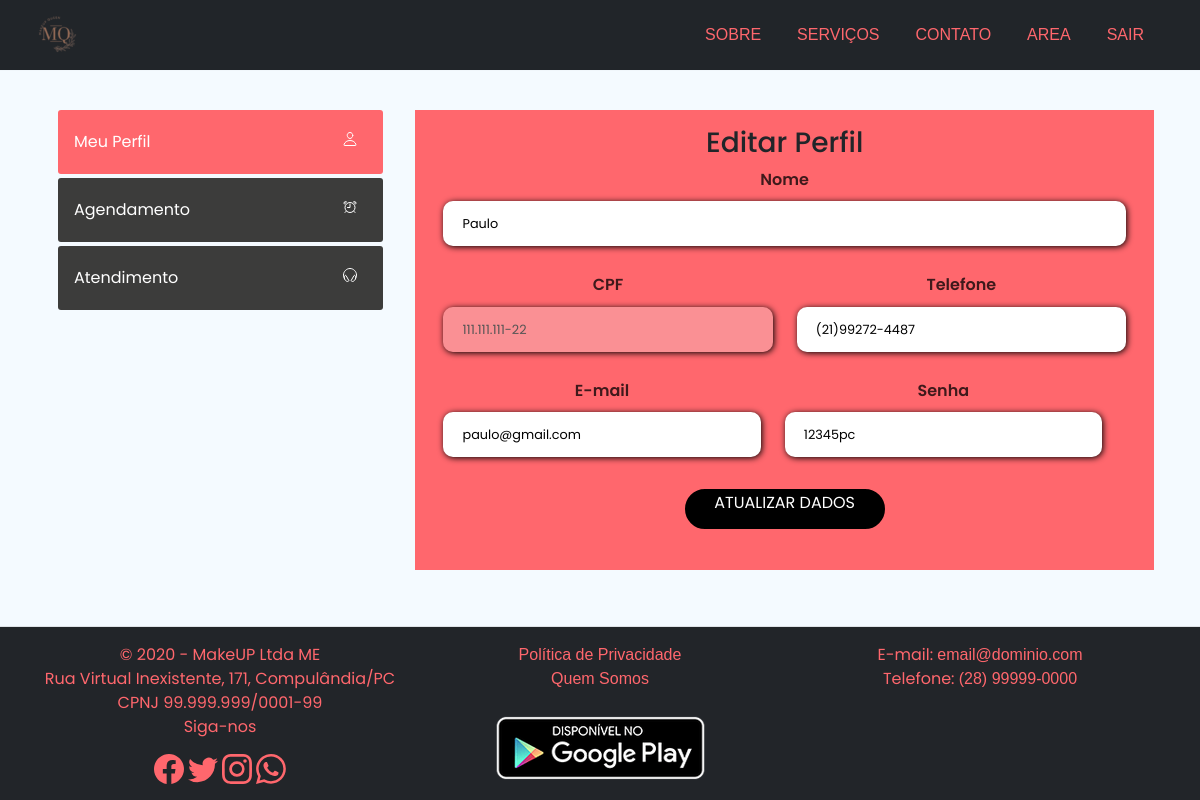
/views/cliente/EditarCliente.php (signed in), run on the app's committed database.
### tables this page shows
CREATE TABLE `usuarios` (
  `idUsuario` int(11) NOT NULL,
  `nomeUsuario` varchar(150) NOT NULL,
  `telefoneUsuario` varchar(14) NOT NULL,
  `emailUsuario` varchar(100) NOT NULL,
  `senhaUsuario` varchar(15) NOT NULL,
  `cpfUsuario` varchar(14) NOT NULL,
  `idAcesso` int(11) DEFAULT 3
);

### views/cliente/EditarCliente.php (the view, shortened to what this page needs)
<?php
require_once('../../conexao.php');
$id = $_SESSION['idUsuario'];
$querySelect = "SELECT * FROM usuarios WHERE idUsuario =" .$id;
$resultadoSelect = mysqli_query($conexao, $querySelect);
$dados = mysqli_fetch_assoc($resultadoSelect);
?>
<!DOCTYPE html>
<html lang="en">
<head>
    <link href="https://cdn.jsdelivr.net/npm/bootstrap@5.0.2/dist/css/bootstrap.min.css" rel="stylesheet">
    <link rel="stylesheet" href="https://use.fontawesome.com/releases/v5.8.2/css/all.css">
    <link rel="stylesheet" href="../../css/editarCliente.css">
    <link rel="stylesheet" href="../../css/style.css">
    <link rel="stylesheet" href="../../css/area.css">
</head>
<body>
    <div class="d-flex flex-column wrapper">
        <nav class="navbar position-sticky fixed-top navbar-expand-lg navbar-dark bg-dark p-md-3">
            <div class="container-fluid">
                <a href="../../index.php" class="navbar-brand"><img src="../../img/logo/apple-icon-60x60.png" alt=""></a>
                <div class="collapse navbar-collapse" id="navbarNav">
                    <ul class="navbar-nav">
                        <li class="nav-item">
                            <a href="../../quemsomos.php" target="_blank" class="nav-link" style="color: #FF676D;">SOBRE</a>
                        </li>
                        <li class="nav-item">
                            <a href="../../servicos.php" target="_blank" class="nav-link" style="color: #FF676D;">SERVIÇOS</a>
                        </li>
                        <li class="nav-item">
                            <a href="../../index.php#contact" class="nav-link" style="color: #FF676D;">CONTATO</a>
                        </li>
                        <li class="nav-item">
                            <a href="index.php" target="_blank" class="nav-link" style="color: #FF676D;">AREA</a>
                        </li>
                        <li class="nav-item">
                            <a href="../login/action/sair.php" class="nav-link" style="color: #FF676D;">SAIR</a>
                        </li>
                    </ul>
                </div>
            </div>
        </nav>
        <main class="flex-fill">
            <section data-current-page="perfil" id="profile">
                <div class="container">
                    <div class="row">
                        <div class="col-12 my-4">
                            <div class="row p-3">
                                <div class="col-lg-4 col-md-12 profile-menu mb-4 m-lg-0">
                                    <ul class="nav flex-column">
                                        <li class="nav-item perfil-link">
                                            <a href="index.php" class="nav-link perfil-link active">
                                                <span>Meu Perfil</span>
                                                <i>
                                                    <ion-icon name="person-outline"></ion-icon>
                                                </i>
                                            </a>
                                        </li>
                                        <li class="nav-item seguranca-link">
                                            <a href="agendamento.php" class="nav-link">
                                                <span>Agendamento</span>
                                                <i>
                                                    <ion-icon name="alarm-outline"></ion-icon>
                                                </i>
                                            </a>
                                        </li>
                                        <li class="nav-item atendimento-link">
                                            <a href="Atendimento.php" class="nav-link">
                                                <span>Atendimento</span>
                                                <i>
                                                    <ion-icon name="headset-outline"></ion-icon>
                                                </i>
                                            </a>
                                        </li>
                                    </ul>
                                </div>
                                <div class="col-lg-8 col-md-12 content m-lg-0 a">
                                    <div class="row p-3">
                                        <div class="col">
                                            <h3 class="text-center">Editar Perfil</h3>
                                            <form action="action/atualizar.php" method="POST" class="simple-form edit_user">
                                                <div class="col-12">
                                                    <div class="input-box nome">
                                                        <label for="firstname">Nome</label> <input id="firstname" type="text" name="nomeUsuario" required value="<?php echo $dados['nomeUsuario']; ?>">
                                                    </div>
                                                </div>
                                                <div class="row">
                                                    <div class="col-6">
                                                        <div class="input-box nome">
                                                            <label for="firstname">CPF</label> <input id="firstname" type="text" name="cpfUsuario" required value="<?php echo $dados['cpfUsuario']; ?>" disabled>
                                                        </div>
                                                    </div>
                                                    <div class="col-6 input-box data">
                                                        <label for="data">Telefone</label> <input type="text" placeholder="Data de nascimento" name="telefoneUsuario" required value="<?php echo $dados['telefoneUsuario']; ?>" onkeypress="$(this).mask('(00) 0000-00009')">
                                                    </div>
                                                </div>
                                        </div>
                                        <div class="row">
                                            <div class="col-6">
                                                <div class="input-box">
                                                    <label for="email">E-mail</label> <input id="email" type="email" name="emailUsuario" placeholder="Digite seu e-mail" required value="<?php echo $dados['emailUsuario']; ?>">
                                                </div>
                                            </div>
                                            <div class="col-6">
                                                <div class="input-box">
                                                    <label for="number">Senha</label> <input id="number" type="tel" name="senhaUsuario" placeholder="Somente Números" required value="<?php echo $dados['senhaUsuario']; ?>">
                                                </div>
                                            </div>
                                        </div>
                                        <div class="perfil">
                                            <button type="submit" class="perfil">Atualizar dados</button>
                                        </div>
                                    </div>
                                </div>
                            </div>
            </section>
        </main>
        <footer class="border-top text-muted" style="background-color:#222529;">
            <div class="container text">
                <div class="row py-3">
                    <div class="col-12 col-md-4 text-center as">
                        &copy; 2020 - MakeUP Ltda ME<br>
                        Rua Virtual Inexistente, 171, Compulândia/PC <br>
                        CPNJ 99.999.999/0001-99<br>
                        Siga-nos
                        <div class="icons">
                            <a href="#"></a>
                            <a href="#"></a>
                            <a href="#"></a>
                            <a href="#"></a>
                        </div>
                    </div>
                    <div class="col-12 col-md-4 text-center">
                        <a href="../../privacidade.php" class="text-decoration-none text">
                            Política de Privacidade
                        </a><br>
                        <a href="../../quemsomos.php" class="text-decoration-none text">
                            Quem Somos
                        </a><br><br>
                        <img src="../../img/Google-Play.png" alt="">
                    </div>
                    <div class="col-12 col-md-4 text-center">
                        E-mail: <a href="mailto:email@dominio.com" class="text-decoration-none text">
                            email@dominio.com
                        </a><br>
                        Telefone: <a href="phone:28999990000" class="text-decoration-none text">
                            (28) 99999-0000
                        </a>
                    </div>
                </div>
            </div>
        </footer>
    </div>
</body>
</html>

### css/editarCliente.css (style rules this page uses)
html { height: 100%; min-height: 100%; }
a { color: black; text-decoration: none; font-family: sans-serif; }
.nav-item { margin-right: 20px; }
#profile ul.nav .nav-item a.nav-link.active, #profile ul.nav .nav-item a.nav-link:hover { background-color: #FF676D; }
#profile ul.nav .nav-item a.nav-link { background-color: #3c3c3b; color: white; border-radius: 3px; padding-top: 20px; padding-bottom: 20px; }
*, *::before, *::after { box-sizing: border-box; }
section { display: block; }
ul i { float: right; height: 48px; }
.a { background: #FF676D; }
.input-box { display: flex; flex-direction: column; margin-bottom: 1.1rem; }
.input-box input { margin: 0.6rem 0; padding: 0.8rem 1.2rem; border: none; border-radius: 10px; box-shadow: 1px 1px 6px #000000; font-size: 0.8rem; width: 100%; }
.data input { margin: 0.6rem 0; padding: 0.8rem 1.2rem; border: none; border-radius: 10px; box-shadow: 1px 1px 6px #000000; font-size: 0.8rem; width: 100%; }
.perfil button, .endereco button { width: 200px; height: 40px; border-radius: 20px; position: relative; background: black; color: white; border: 2px solid black; text-transform: uppercase; }
.perfil, .endereco { display: flex; justify-content: center; padding-bottom: 20px; }
.nome input { margin: 0.6rem 0; padding: 0.8rem 1.2rem; border: none; border-radius: 10px; box-shadow: 1px 1px 6px #000000; font-size: 0.8rem; width: 100%; }
.input-box label, .gender-title h6 { font-size: 1rem; font-weight: 600; color: #000000c0; text-align: center; }
.input-box input::placeholder { color: #000000be; }

### css/style.css (style rules this page uses)
* { margin: 0; padding: 0; box-sizing: border-box; font-family: 'Poppins', sans-serif; }
body { background: aliceblue; }
i { width: 25px; height: 25px; }
.text, .icons a { color: #FF676D; }
.icons { margin-top: 15px; }
.nav-item a { color: #FF676D; }
.wrapper { min-height: 100vh; }

### css/area.css (style rules this page uses)
* { margin: 0; padding: 0; box-sizing: border-box; font-family: "Poppins", sans-serif; }
body { min-height: 100%; background: #f4faff; }
nav { position: fixed; top: 0; left: 0; height: 70px; width: 100%; display: flex; align-items: center; background: #fff; box-shadow: 0 0 1px rgba(0, 0, 0, 0.1); }
button { margin: 5px; }

### data on the page
usuarios: nomeUsuario "Paulo", cpfUsuario "111.111.111-22", telefoneUsuario "(21)99272-4487", emailUsuario "paulo@gmail.com", senhaUsuario "12345pc"
